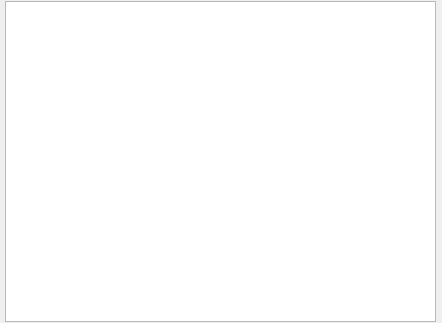
<?xml version="1.0" encoding="UTF-8"?>
<ui version="4.0">
 <class>MainWindow</class>
 <widget class="QMainWindow" name="MainWindow">
  <property name="geometry">
   <rect>
    <x>0</x>
    <y>0</y>
    <width>442</width>
    <height>323</height>
   </rect>
  </property>
  <property name="maximumSize">
   <size>
    <width>442</width>
    <height>323</height>
   </size>
  </property>
  <property name="windowTitle">
   <string>MainWindow</string>
  </property>
  <widget class="QWidget" name="centralwidget">
   <property name="maximumSize">
    <size>
     <width>442</width>
     <height>323</height>
    </size>
   </property>
   <widget class="QTreeView" name="treeView">
    <property name="geometry">
     <rect>
      <x>5</x>
      <y>1</y>
      <width>431</width>
      <height>321</height>
     </rect>
    </property>
    <property name="maximumSize">
     <size>
      <width>442</width>
      <height>16777215</height>
     </size>
    </property>
   </widget>
  </widget>
 </widget>
 <resources/>
 <connections/>
</ui>
